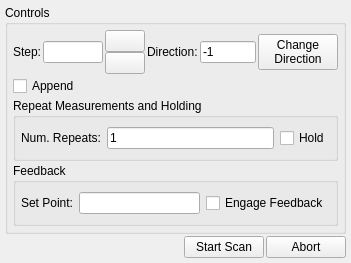
<?xml version="1.0" encoding="UTF-8"?>
<ui version="4.0">
 <class>Form</class>
 <widget class="QWidget" name="Form">
  <property name="geometry">
   <rect>
    <x>0</x>
    <y>0</y>
    <width>351</width>
    <height>263</height>
   </rect>
  </property>
  <property name="windowTitle">
   <string>Form</string>
  </property>
  <layout class="QVBoxLayout" name="layout">
   <property name="spacing">
    <number>2</number>
   </property>
   <property name="margin">
    <number>5</number>
   </property>
   <item>
    <widget class="QGroupBox" name="groupBox">
     <property name="title">
      <string>Controls</string>
     </property>
     <layout class="QVBoxLayout" name="verticalLayout_2">
      <property name="spacing">
       <number>2</number>
      </property>
      <property name="margin">
       <number>5</number>
      </property>
      <item>
       <layout class="QHBoxLayout" name="horizontalLayout">
        <property name="spacing">
         <number>2</number>
        </property>
        <item>
         <widget class="QLabel" name="step_label">
          <property name="text">
           <string>Step:</string>
          </property>
         </widget>
        </item>
        <item>
         <widget class="QLineEdit" name="step">
          <property name="minimumSize">
           <size>
            <width>60</width>
            <height>0</height>
           </size>
          </property>
         </widget>
        </item>
        <item>
         <layout class="QVBoxLayout" name="verticalLayout">
          <property name="spacing">
           <number>0</number>
          </property>
          <item>
           <widget class="QPushButton" name="step_up">
            <property name="sizePolicy">
             <sizepolicy hsizetype="Fixed" vsizetype="Fixed">
              <horstretch>0</horstretch>
              <verstretch>0</verstretch>
             </sizepolicy>
            </property>
            <property name="minimumSize">
             <size>
              <width>0</width>
              <height>0</height>
             </size>
            </property>
            <property name="text">
             <string/>
            </property>
            <property name="icon">
             <iconset resource="../../ui/resources.qrc">
              <normaloff>:/icons/up.png</normaloff>:/icons/up.png</iconset>
            </property>
            <property name="iconSize">
             <size>
              <width>10</width>
              <height>10</height>
             </size>
            </property>
           </widget>
          </item>
          <item>
           <widget class="QPushButton" name="step_down">
            <property name="sizePolicy">
             <sizepolicy hsizetype="Fixed" vsizetype="Fixed">
              <horstretch>0</horstretch>
              <verstretch>0</verstretch>
             </sizepolicy>
            </property>
            <property name="minimumSize">
             <size>
              <width>0</width>
              <height>0</height>
             </size>
            </property>
            <property name="text">
             <string/>
            </property>
            <property name="icon">
             <iconset resource="../../ui/resources.qrc">
              <normaloff>:/icons/down.png</normaloff>:/icons/down.png</iconset>
            </property>
            <property name="iconSize">
             <size>
              <width>10</width>
              <height>10</height>
             </size>
            </property>
           </widget>
          </item>
         </layout>
        </item>
        <item>
         <widget class="QLabel" name="direction_label">
          <property name="text">
           <string>Direction:</string>
          </property>
         </widget>
        </item>
        <item>
         <widget class="QLineEdit" name="direction">
          <property name="minimumSize">
           <size>
            <width>20</width>
            <height>0</height>
           </size>
          </property>
          <property name="text">
           <string>-1</string>
          </property>
          <property name="readOnly">
           <bool>true</bool>
          </property>
         </widget>
        </item>
        <item>
         <widget class="QPushButton" name="change_direction_button">
          <property name="text">
           <string>Change
Direction</string>
          </property>
         </widget>
        </item>
       </layout>
      </item>
      <item>
       <widget class="QCheckBox" name="append">
        <property name="text">
         <string>Append</string>
        </property>
       </widget>
      </item>
      <item>
       <widget class="QGroupBox" name="groupBox_3">
        <property name="title">
         <string>Repeat Measurements and Holding</string>
        </property>
        <layout class="QHBoxLayout" name="horizontalLayout_3">
         <property name="margin">
          <number>5</number>
         </property>
         <item>
          <widget class="QLabel" name="num_repeats_label">
           <property name="text">
            <string>Num. Repeats:</string>
           </property>
          </widget>
         </item>
         <item>
          <widget class="QLineEdit" name="num_repeats">
           <property name="text">
            <string>1</string>
           </property>
          </widget>
         </item>
         <item>
          <widget class="QCheckBox" name="hold">
           <property name="text">
            <string>Hold</string>
           </property>
          </widget>
         </item>
        </layout>
       </widget>
      </item>
      <item>
       <widget class="QGroupBox" name="groupBox_2">
        <property name="title">
         <string>Feedback</string>
        </property>
        <layout class="QHBoxLayout" name="horizontalLayout_4">
         <property name="margin">
          <number>5</number>
         </property>
         <item>
          <widget class="QLabel" name="set_point_label">
           <property name="text">
            <string>Set Point:</string>
           </property>
          </widget>
         </item>
         <item>
          <widget class="QLineEdit" name="set_point"/>
         </item>
         <item>
          <widget class="QCheckBox" name="engage_feedback">
           <property name="text">
            <string>Engage Feedback</string>
           </property>
          </widget>
         </item>
        </layout>
       </widget>
      </item>
     </layout>
    </widget>
   </item>
   <item>
    <layout class="QHBoxLayout" name="horizontalLayout_2">
     <item>
      <spacer name="horizontalSpacer">
       <property name="orientation">
        <enum>Qt::Horizontal</enum>
       </property>
       <property name="sizeHint" stdset="0">
        <size>
         <width>40</width>
         <height>20</height>
        </size>
       </property>
      </spacer>
     </item>
     <item>
      <widget class="QPushButton" name="start_button">
       <property name="text">
        <string>Start Scan</string>
       </property>
      </widget>
     </item>
     <item>
      <widget class="QPushButton" name="abort_button">
       <property name="text">
        <string>Abort</string>
       </property>
      </widget>
     </item>
    </layout>
   </item>
  </layout>
 </widget>
 <resources>
  <include location="../../ui/resources.qrc"/>
 </resources>
 <connections/>
</ui>
